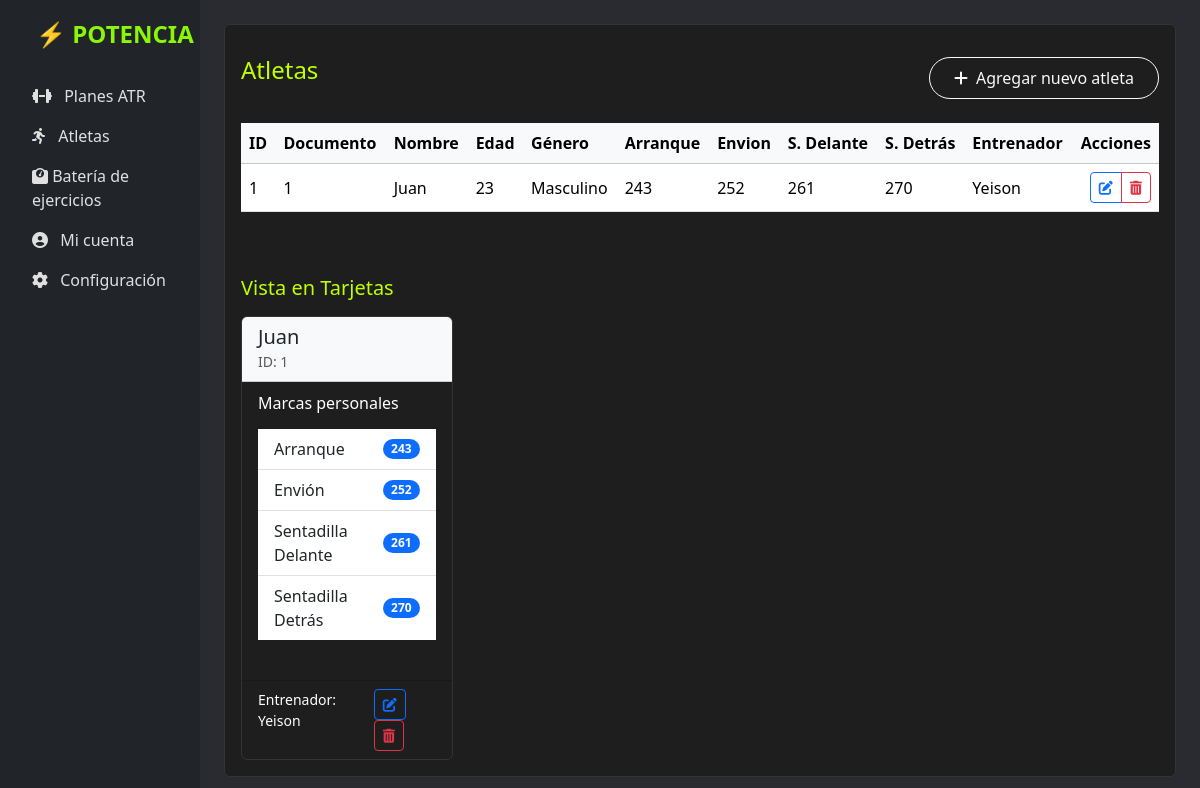
The app's page /atletas/ (signed in) with its own data.
### potencia/models.py (models this page shows, shortened)
class Atletas(models.Model):
    id = models.AutoField(primary_key=True)
    documento = models.CharField(unique=True, max_length=100)
    nombre = models.CharField(max_length=100)
    edad = models.PositiveSmallIntegerField()
    generos_lista = [("Masculino", "Masculino"), ("Femenino", "Femenino")]
    genero = models.CharField(max_length=10, choices=generos_lista)
    arranque = models.CharField(max_length=3)
    envion = models.CharField(max_length=3)
    sentadilla_delante = models.CharField(max_length=3)
    sentadilla_detras = models.CharField(max_length=3)
    entrenador = models.ForeignKey(
        Entrenadores,
        on_delete=models.SET_NULL,
        null=True,
        blank=True,
        related_name='atletas'
    )

class Entrenadores(models.Model):
    user = models.OneToOneField(User, on_delete=models.CASCADE)
    nombre = models.CharField(max_length=101)
    edad = models.PositiveSmallIntegerField()
    generos_lista = [("Masculino", "Masculino"), ("Femenino", "Femenino")]
    genero = models.CharField(max_length=10, choices=generos_lista)
    def __str__(self):
        return self.nombre

### potencia/views.py (the view)
# urls.py: path('atletas/', views.atletas, name='atletas'),
@login_required
def atletas(request):
    atletas = Atletas.objects.all()
    form = AtletaForm(request.POST or None)
    if request.method == 'POST' and form.is_valid():
        form.save()
        return redirect('atletas')
    return render(request, 'atletas.html', {
        'atletas': atletas,
        'form': form,
        'editing': False
    })

### potencia/templates/atletas.html (shortened to what this page needs)
{% extends "base.html" %}
{% block contenido %}
<div class="card">
    <div class="card-body">
        <div class="d-flex justify-content-between align-items-center mb-4">
            <h4 class="card-title mb-0 label-color-fff">Atletas</h4>
            <div class="mt-3">
                <button type="button" class="btn btn-outline-light rounded-pill px-4 py-2" data-bs-toggle="modal"
                    data-bs-target="#datosAtletaModal">
                    <i class="fas fa-plus me-2"></i>Agregar nuevo atleta
                </button>
            </div>
        </div>
        <div class="table-responsive">
            <table class="table table-hover align-middle w-100">
                <thead class="table-light">
                    <tr>
                        <th>ID</th>
                        <th>Documento</th>
                        <th>Nombre</th>
                        <th>Edad</th>
                        <th>Género</th>
                        <th>Arranque</th>
                        <th>Envion</th>
                        <th>S. Delante</th>
                        <th>S. Detrás</th>
                        <th>Entrenador</th>
                        <th class="text-end">Acciones</th>
                    </tr>
                </thead>
                <tbody>
                    {% for atleta in atletas %}
                    <tr>
                        <td>{{ atleta.id }}</td>
                        <td>{{ atleta.documento }}</td>
                        <td>{{ atleta.nombre }}</td>
                        <td>{{ atleta.edad }}</td>
                        <td>{{ atleta.genero }}</td>
                        <td>{{ atleta.arranque }}</td>
                        <td>{{ atleta.envion }}</td>
                        <td>{{ atleta.sentadilla_delante }}</td>
                        <td>{{ atleta.sentadilla_detras }}</td>
                        <td>
                            {% if atleta.entrenador %}
                                {{ atleta.entrenador.nombre }}
                            {% else %}
                                <span class="text-muted">Sin asignar</span>
                            {% endif %}
                        </td>
                        <td class="text-end">
                            <div class="btn-group" role="group">
                                <a href="{% url 'editar_atleta' atleta.id %}" class="btn btn-sm btn-outline-primary">
                                    <i class="fas fa-edit"></i>
                                </a>
                                <a href="{% url 'eliminar_atleta' atleta.id %}" class="btn btn-sm btn-outline-danger">
                                    <i class="fas fa-trash-alt"></i>
                                </a>
                            </div>
                        </td>
                    </tr>
                    {% endfor %}
                </tbody>
            </table>
        </div>
        <h5 class="mt-5 mb-3 label-color-fff">Vista en Tarjetas</h5>
        <div class="row row-cols-1 row-cols-md-2 row-cols-lg-3 row-cols-xl-4 g-4">
            {% for atleta in atletas %}
            <div class="col">
                <div class="card h-100">
                    <div class="card-header bg-light">
                        <h5 class="card-title mb-0">{{ atleta.nombre }}</h5>
                        <small class="text-muted">ID: {{ atleta.id }}</small>
                    </div>
                    <div class="card-body">
                        <h6 class="card-subtitle mb-3 label-color-w">Marcas personales</h6>
                        <ul class="list-group list-group-flush">
                            <li class="list-group-item d-flex justify-content-between align-items-center">
                                Arranque
                                <span class="badge bg-primary rounded-pill">{{ atleta.arranque }}</span>
                            </li>
                            <li class="list-group-item d-flex justify-content-between align-items-center">
                                Envión
                                <span class="badge bg-primary rounded-pill">{{ atleta.envion }}</span>
                            </li>
                            <li class="list-group-item d-flex justify-content-between align-items-center">
                                Sentadilla Delante
                                <span class="badge bg-primary rounded-pill">{{ atleta.sentadilla_delante }}</span>
                            </li>
                            <li class="list-group-item d-flex justify-content-between align-items-center">
                                Sentadilla Detrás
                                <span class="badge bg-primary rounded-pill">{{ atleta.sentadilla_detras }}</span>
                            </li>
                        </ul>
                    </div>
                    <div class="card-footer bg-transparent">
                        <div class="d-flex justify-content-between">
                            <small class="label-color-w">
                                {% if atleta.entrenador %}
                                    Entrenador: {{ atleta.entrenador.nombre }}
                                {% else %}
                                    Sin entrenador
                                {% endif %}
                            </small>
                            <div>
                                <a href="{% url 'editar_atleta' atleta.id %}" class="btn btn-sm btn-outline-primary">
                                    <i class="fas fa-edit"></i>
                                </a>
                                <a href="{% url 'eliminar_atleta' atleta.id %}" class="btn btn-sm btn-outline-danger">
                                    <i class="fas fa-trash-alt"></i>
                                </a>
                            </div>
                        </div>
                    </div>
                </div>
            </div>
            {% endfor %}
        </div>
    </div>
</div>
{% endblock %}

### potencia/static/css/style_home.css (style rules this page uses)
body { background-color: #000208d5; }
.card { background-color: #1e1e1e; border: 1px solid #333; }
.label-color-fff { color: #bfff00; }
.label-color-w { color: #fff; }

### potencia/templates/base.html (style rules this page uses)
.card { margin-bottom: 1.5rem; }

### records on screen
Atletas: id "1", documento "1", nombre "Juan", edad "23", genero "Masculino", arranque "243", envion "252", sentadilla_delante "261", sentadilla_detras "270", entrenador.nombre "Yeison"
